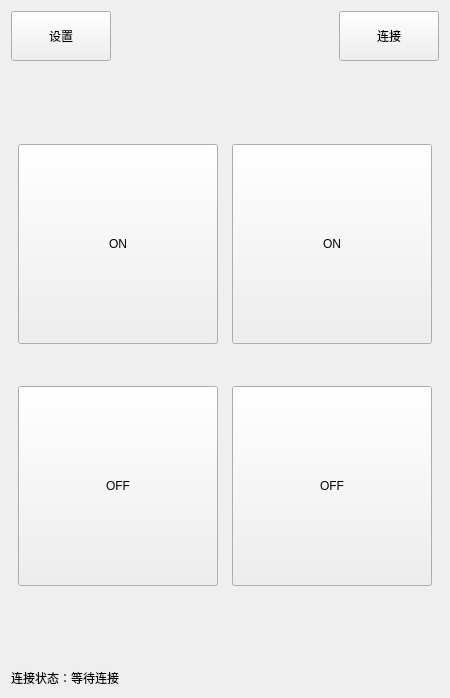
<?xml version="1.0" encoding="UTF-8"?>
<ui version="4.0">
 <class>Widget</class>
 <widget class="QWidget" name="Widget">
  <property name="geometry">
   <rect>
    <x>0</x>
    <y>0</y>
    <width>450</width>
    <height>698</height>
   </rect>
  </property>
  <property name="windowTitle">
   <string>Widget</string>
  </property>
  <layout class="QVBoxLayout" name="verticalLayout_3">
   <item>
    <layout class="QHBoxLayout" name="horizontalLayout_3">
     <item>
      <widget class="QPushButton" name="set">
       <property name="minimumSize">
        <size>
         <width>100</width>
         <height>50</height>
        </size>
       </property>
       <property name="maximumSize">
        <size>
         <width>100</width>
         <height>50</height>
        </size>
       </property>
       <property name="text">
        <string>设置</string>
       </property>
      </widget>
     </item>
     <item>
      <spacer name="horizontalSpacer_4">
       <property name="orientation">
        <enum>Qt::Horizontal</enum>
       </property>
       <property name="sizeHint" stdset="0">
        <size>
         <width>40</width>
         <height>20</height>
        </size>
       </property>
      </spacer>
     </item>
     <item>
      <widget class="QPushButton" name="conntobroker">
       <property name="minimumSize">
        <size>
         <width>100</width>
         <height>50</height>
        </size>
       </property>
       <property name="maximumSize">
        <size>
         <width>100</width>
         <height>50</height>
        </size>
       </property>
       <property name="text">
        <string>连接</string>
       </property>
      </widget>
     </item>
    </layout>
   </item>
   <item>
    <spacer name="verticalSpacer_3">
     <property name="orientation">
      <enum>Qt::Vertical</enum>
     </property>
     <property name="sizeHint" stdset="0">
      <size>
       <width>20</width>
       <height>81</height>
      </size>
     </property>
    </spacer>
   </item>
   <item>
    <layout class="QHBoxLayout" name="horizontalLayout_2" stretch="0,0,0">
     <item>
      <spacer name="horizontalSpacer_2">
       <property name="orientation">
        <enum>Qt::Horizontal</enum>
       </property>
       <property name="sizeHint" stdset="0">
        <size>
         <width>40</width>
         <height>20</height>
        </size>
       </property>
      </spacer>
     </item>
     <item>
      <layout class="QHBoxLayout" name="horizontalLayout" stretch="0,0,0">
       <item>
        <layout class="QVBoxLayout" name="verticalLayout">
         <item>
          <widget class="QPushButton" name="lts">
           <property name="minimumSize">
            <size>
             <width>200</width>
             <height>200</height>
            </size>
           </property>
           <property name="maximumSize">
            <size>
             <width>200</width>
             <height>200</height>
            </size>
           </property>
           <property name="styleSheet">
            <string notr="true">font: 20pt &quot;微软雅黑&quot;;</string>
           </property>
           <property name="text">
            <string>ON</string>
           </property>
           <property name="iconSize">
            <size>
             <width>16</width>
             <height>16</height>
            </size>
           </property>
          </widget>
         </item>
         <item>
          <spacer name="verticalSpacer">
           <property name="orientation">
            <enum>Qt::Vertical</enum>
           </property>
           <property name="sizeHint" stdset="0">
            <size>
             <width>20</width>
             <height>40</height>
            </size>
           </property>
          </spacer>
         </item>
         <item>
          <widget class="QPushButton" name="lbs">
           <property name="minimumSize">
            <size>
             <width>200</width>
             <height>200</height>
            </size>
           </property>
           <property name="maximumSize">
            <size>
             <width>200</width>
             <height>200</height>
            </size>
           </property>
           <property name="styleSheet">
            <string notr="true">font: 20pt &quot;微软雅黑&quot;;</string>
           </property>
           <property name="text">
            <string>OFF</string>
           </property>
          </widget>
         </item>
        </layout>
       </item>
       <item>
        <spacer name="horizontalSpacer">
         <property name="orientation">
          <enum>Qt::Horizontal</enum>
         </property>
         <property name="sizeHint" stdset="0">
          <size>
           <width>40</width>
           <height>20</height>
          </size>
         </property>
        </spacer>
       </item>
       <item>
        <layout class="QVBoxLayout" name="verticalLayout_2">
         <item>
          <widget class="QPushButton" name="rts">
           <property name="minimumSize">
            <size>
             <width>200</width>
             <height>200</height>
            </size>
           </property>
           <property name="maximumSize">
            <size>
             <width>200</width>
             <height>200</height>
            </size>
           </property>
           <property name="styleSheet">
            <string notr="true">
font: 20pt &quot;微软雅黑&quot;;</string>
           </property>
           <property name="text">
            <string>ON</string>
           </property>
          </widget>
         </item>
         <item>
          <spacer name="verticalSpacer_2">
           <property name="orientation">
            <enum>Qt::Vertical</enum>
           </property>
           <property name="sizeHint" stdset="0">
            <size>
             <width>20</width>
             <height>40</height>
            </size>
           </property>
          </spacer>
         </item>
         <item>
          <widget class="QPushButton" name="rbs">
           <property name="minimumSize">
            <size>
             <width>200</width>
             <height>200</height>
            </size>
           </property>
           <property name="maximumSize">
            <size>
             <width>200</width>
             <height>200</height>
            </size>
           </property>
           <property name="styleSheet">
            <string notr="true">font: 20pt &quot;微软雅黑&quot;;</string>
           </property>
           <property name="text">
            <string>OFF</string>
           </property>
          </widget>
         </item>
        </layout>
       </item>
      </layout>
     </item>
     <item>
      <spacer name="horizontalSpacer_3">
       <property name="orientation">
        <enum>Qt::Horizontal</enum>
       </property>
       <property name="sizeHint" stdset="0">
        <size>
         <width>40</width>
         <height>20</height>
        </size>
       </property>
      </spacer>
     </item>
    </layout>
   </item>
   <item>
    <spacer name="verticalSpacer_4">
     <property name="orientation">
      <enum>Qt::Vertical</enum>
     </property>
     <property name="sizeHint" stdset="0">
      <size>
       <width>20</width>
       <height>81</height>
      </size>
     </property>
    </spacer>
   </item>
   <item>
    <widget class="QLabel" name="constaus">
     <property name="text">
      <string>连接状态：等待连接</string>
     </property>
    </widget>
   </item>
  </layout>
 </widget>
 <resources/>
 <connections/>
</ui>
